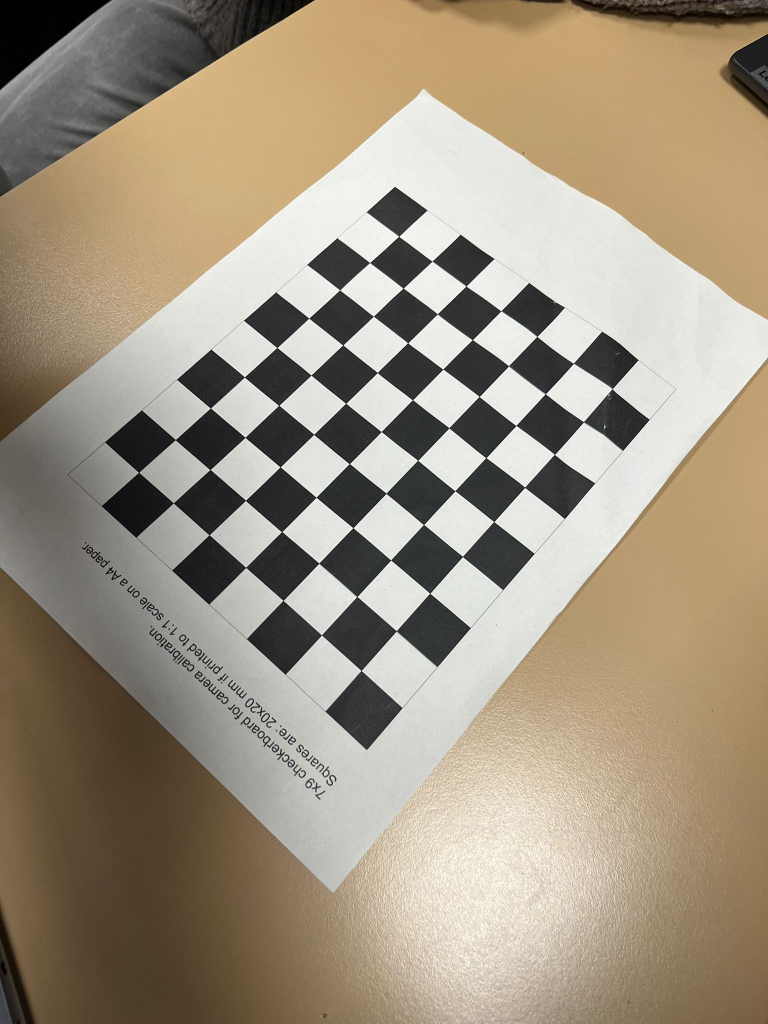
#> input picture data/calibration/1.jpeg, 1536 x 2048 px (shown at 1/2 size)
$ python -i preprocess.py   (imports and definitions only)
#> lines starting #> are read from the running program, lines starting #| are printed output that depends on the picture; after the words box and inside, x2 and y2 are one past the last pixel; in counts of white or black regions, pixels touching at a corner belong together
import os
import cv2
import numpy as np
import argparse

TEMPLATE_SIZE = 200

def load_gray(path: str):
#> called with path = '../../data/calibration/1.jpeg'
    img = cv2.imread(path, cv2.IMREAD_GRAYSCALE)
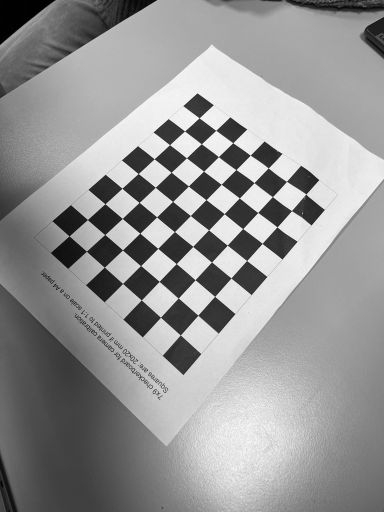
#> img: shape (2048, 1536) (shown at 1/4 size); min 0, max 255, mean 149.5
    if img is None:
        return None
    return img

def binarize_letter(gray: np.ndarray) -> np.ndarray:

    g = cv2.GaussianBlur(gray, (5, 5), 0)


    _, th = cv2.threshold(g, 0, 255, cv2.THRESH_BINARY_INV + cv2.THRESH_OTSU)
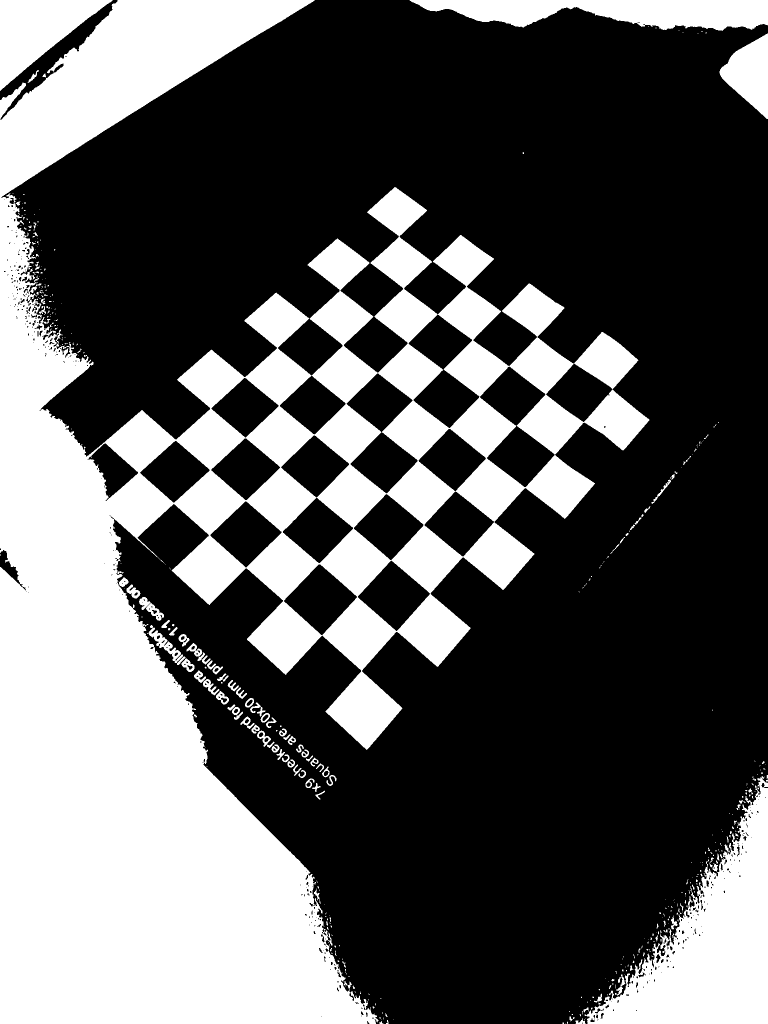
#> th: shape (2048, 1536) (shown at 1/2 size); 35.8% white; 448 white regions (336 under 20 px), largest, box (x1, y1, x2, y2) and area: (0, 0, 1299, 2048) 975165, (1169, 1552, 1536, 2048) 77969, (819, 0, 1536, 62) 28804


    th = cv2.morphologyEx(th, cv2.MORPH_CLOSE, np.ones((3,3), np.uint8), iterations=2)
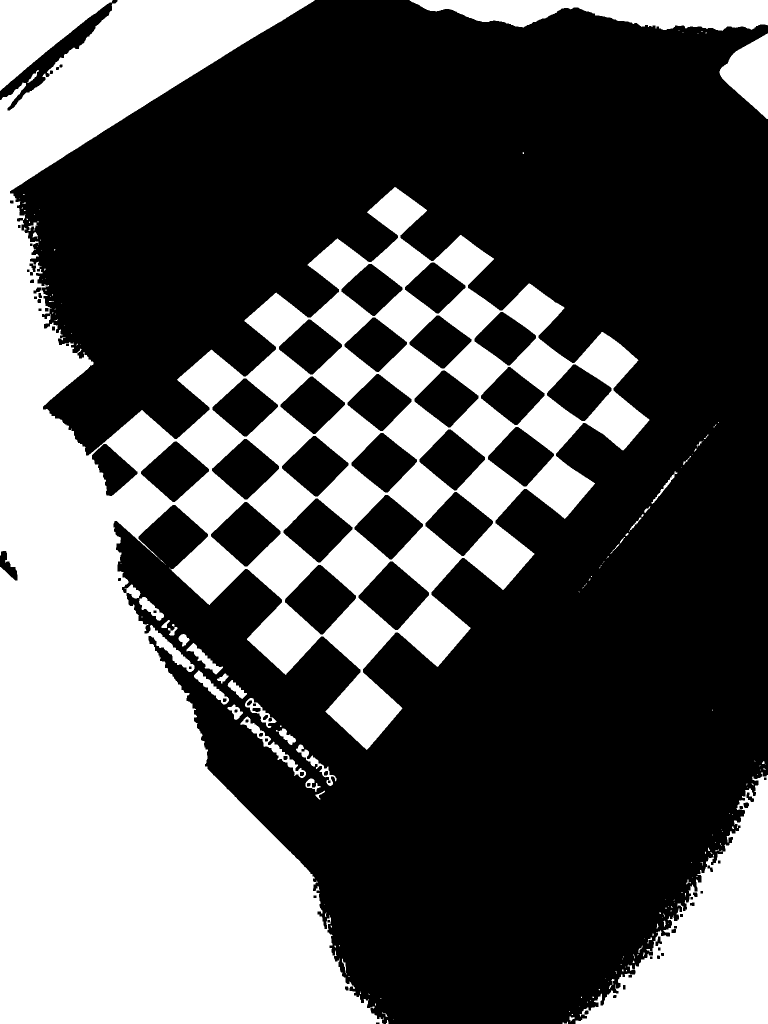
#> th: shape (2048, 1536) (shown at 1/2 size); 36.3% white; 182 white regions (136 under 20 px), largest, box (x1, y1, x2, y2) and area: (0, 0, 1299, 2048) 987010, (1151, 1544, 1536, 2048) 84756, (819, 0, 1536, 62) 28882
    th = cv2.morphologyEx(th, cv2.MORPH_OPEN,  np.ones((3,3), np.uint8), iterations=1)
#> th: shape (2048, 1536); 36.2% white; 67 white regions (28 under 20 px)
    return th

def crop_to_main_component(bin_img: np.ndarray) -> np.ndarray:

    cnts, _ = cv2.findContours(bin_img, cv2.RETR_EXTERNAL, cv2.CHAIN_APPROX_SIMPLE)
#> cnts = 67 contours, 35 with area under 20; largest, box (x1, y1, x2, y2) and area: (0, 0, 1298, 2048) 1181084, (1151, 1550, 1536, 2048) 83657, (820, 0, 1536, 61) 28102, (0, 0, 225, 181) 19682, (1439, 67, 1536, 238) 9388
    if not cnts:
        return bin_img
    c = max(cnts, key=cv2.contourArea)
#> c = contour of 3190 points, box (x1, y1, x2, y2) (0, 0, 1298, 2048), area 1181084
    x, y, w, h = cv2.boundingRect(c)
#> x = 0; y = 0; w = 1298; h = 2048

    # padding alrededor
    pad = 8
    x1 = max(0, x - pad)
#> x1 = 0
    y1 = max(0, y - pad)
#> y1 = 0
    x2 = min(bin_img.shape[1], x + w + pad)
#> x2 = 1306
    y2 = min(bin_img.shape[0], y + h + pad)
#> y2 = 2048
    return bin_img[y1:y2, x1:x2]
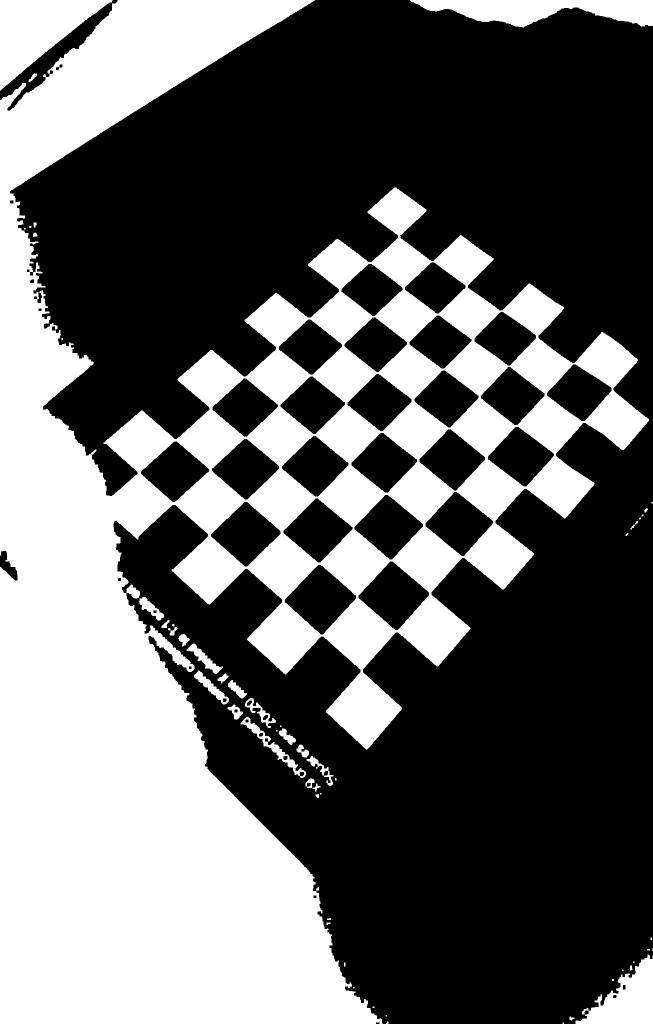
#> returned value: shape (2048, 1306) (shown at 1/2 size); 39% white; 55 white regions (21 under 20 px), largest, box (x1, y1, x2, y2) and area: (0, 0, 1298, 2048) 986194, (0, 0, 225, 181) 19999, (820, 0, 1306, 55) 16232

def resize_with_padding(bin_img: np.ndarray, out_size: int = TEMPLATE_SIZE, fill=0) -> np.ndarray:
#> called with out_size = 200, fill = 0
    h, w = bin_img.shape[:2]
    if h == 0 or w == 0:
        return np.zeros((out_size, out_size), dtype=np.uint8)


    scale = (out_size * 0.85) / max(h, w)
    nh, nw = int(h * scale), int(w * scale)
    nh, nw = max(10, nh), max(10, nw)

    resized = cv2.resize(bin_img, (nw, nh), interpolation=cv2.INTER_NEAREST)
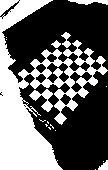
#> resized: shape (170, 108); 39.6% white; 17 white regions (11 under 20 px), largest, box (x1, y1, x2, y2) and area: (0, 0, 108, 170) 6687, (29, 89, 53, 112) 227, (68, 0, 108, 5) 129, (61, 32, 71, 48) 82, (98, 160, 108, 170) 61, (51, 40, 61, 48) 43

    out = np.full((out_size, out_size), fill, dtype=np.uint8)
    y0 = (out_size - nh) // 2
    x0 = (out_size - nw) // 2
    out[y0:y0+nh, x0:x0+nw] = resized
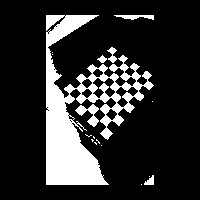
#> out: shape (200, 200); 18.2% white; 17 white regions (11 under 20 px), largest, box (x1, y1, x2, y2) and area: (46, 15, 154, 185) 6687, (75, 104, 99, 127) 227, (114, 15, 154, 20) 129, (107, 47, 117, 63) 82, (144, 175, 154, 185) 61, (97, 55, 107, 63) 43
    return out

def make_template_from_file(src_path: str) -> np.ndarray:
    gray = load_gray(src_path)
    if gray is None:
        raise FileNotFoundError(f"No pude leer: {src_path}")

    th = binarize_letter(gray)
    crop = crop_to_main_component(th)
    tmpl = resize_with_padding(crop, TEMPLATE_SIZE, fill=0)


    tmpl = (tmpl > 127).astype(np.uint8) * 255
    return tmpl

# [32 lines left out: functions find_source_for_label, main, not called in this run]


    # cv2.imshow("tmpl", tmpl); cv2.waitKey(0); cv2.destroyAllWindows()

# [2 lines not run here, left out]

>>> result = make_template_from_file('../../data/calibration/1.jpeg')

$ run again, on data/calibration/11.jpeg
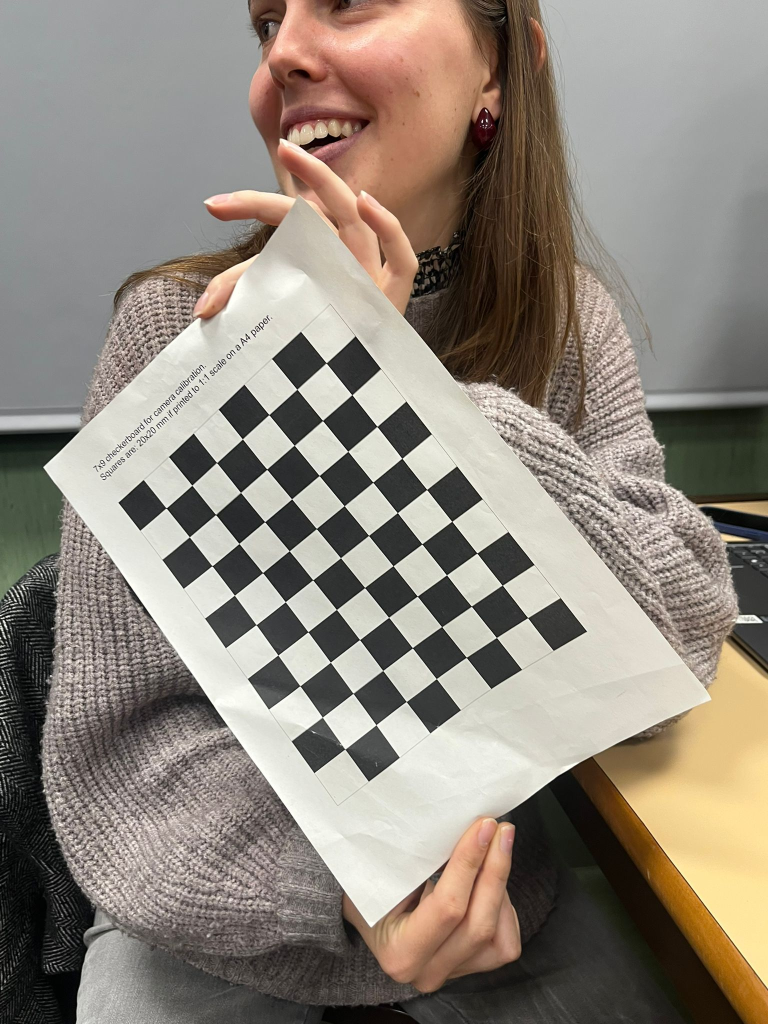
#> input picture data/calibration/11.jpeg, 1536 x 2048 px (shown at 1/2 size)
#> in binarize_letter, `th = cv2.morphologyEx(th, cv2.MORPH_OPEN,  np.ones((3,3), np.uint8), i..`:
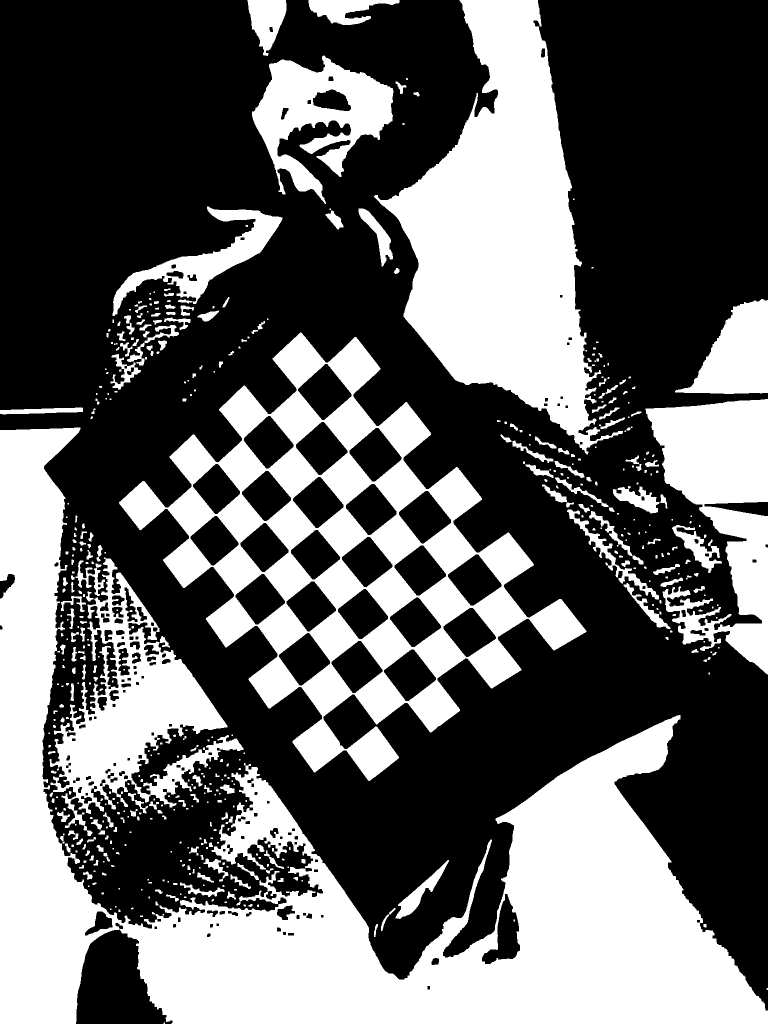
#> th: shape (2048, 1536) (shown at 1/2 size); 38.7% white; 544 white regions (232 under 20 px)
#> cnts = 539 contours, 313 with area under 20; largest, box (x1, y1, x2, y2) and area: (0, 855, 1536, 2048) 511414, (238, 665, 1173, 1562) 355910, (748, 0, 1246, 909) 204455, (99, 1115, 487, 1656) 73147, (1291, 798, 1536, 1349) 69232
#> c = contour of 3247 points, box (x1, y1, x2, y2) (0, 855, 1536, 2048), area 511414
#> in crop_to_main_component, `x, y, w, h = cv2.boundingRect(c)`: x = 0; y = 855; w = 1536; h = 1193
#> x1 = 0
#> y1 = 847
#> x2 = 1536
#> y2 = 2048
#> resized: shape (132, 170); 47.7% white; 104 white regions (88 under 20 px), largest, box (x1, y1, x2, y2) and area: (0, 1, 170, 132) 6209, (37, 0, 119, 68) 1950, (11, 27, 54, 92) 887
#> in resize_with_padding, `out[y0:y0+nh, x0:x0+nw] = resized`:
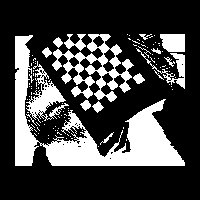
#> out: shape (200, 200); 26.8% white; 104 white regions (88 under 20 px), largest, box (x1, y1, x2, y2) and area: (15, 35, 185, 166) 6209, (52, 34, 134, 102) 1950, (26, 61, 69, 126) 887

$ run again, on data/calibration/12.jpeg
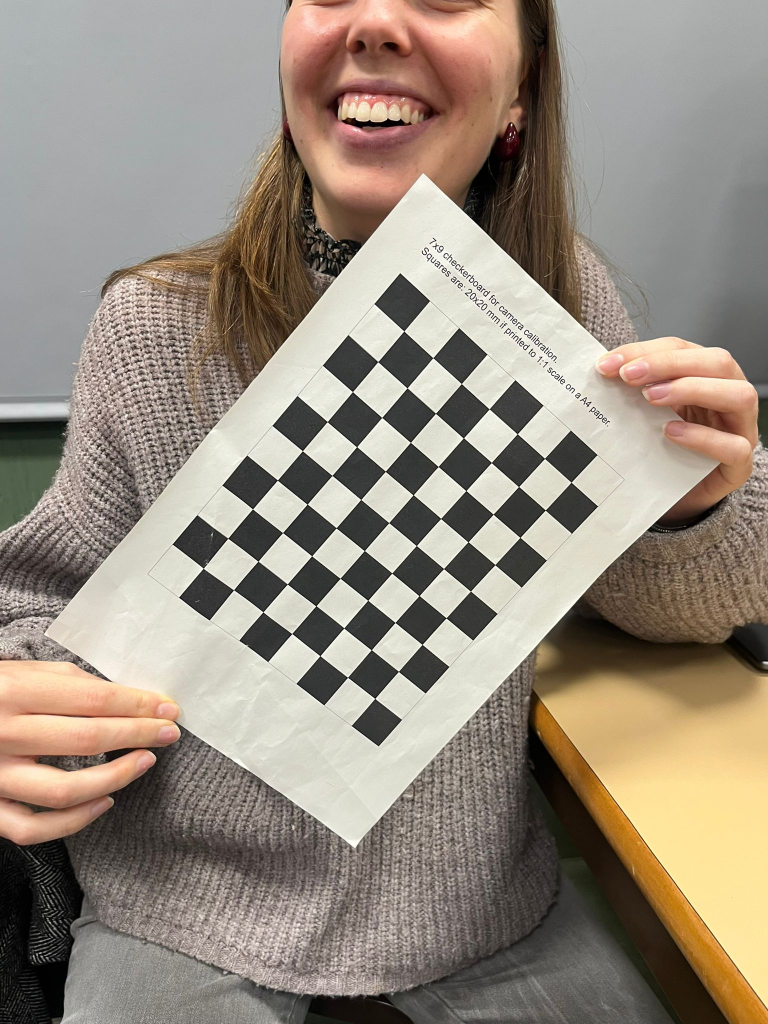
#> input picture data/calibration/12.jpeg, 1536 x 2048 px (shown at 1/2 size)
#> in binarize_letter, `th = cv2.morphologyEx(th, cv2.MORPH_OPEN,  np.ones((3,3), np.uint8), i..`:
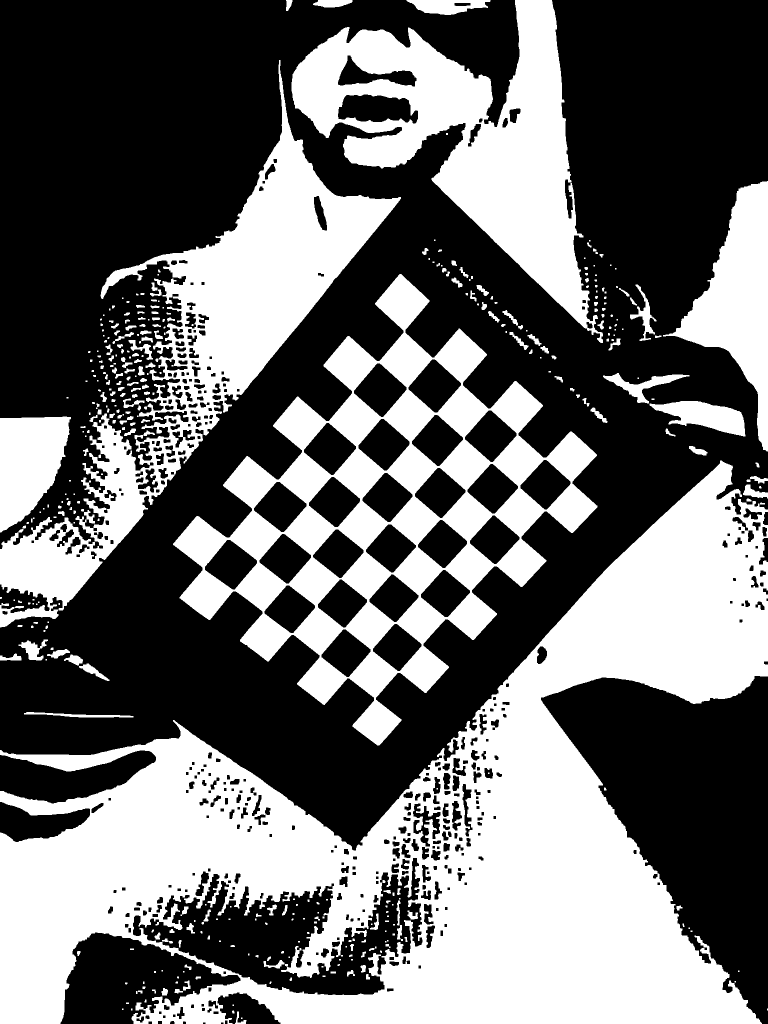
#> th: shape (2048, 1536) (shown at 1/2 size); 42.4% white; 416 white regions (160 under 20 px)
#> cnts = 321 contours, 158 with area under 20; largest, box (x1, y1, x2, y2) and area: (0, 921, 1536, 2048) 773444, (346, 548, 1195, 1491) 351486, (0, 120, 802, 1255) 183080, (583, 0, 1206, 686) 161666, (1326, 362, 1536, 903) 42898
#> c = contour of 2653 points, box (x1, y1, x2, y2) (0, 921, 1536, 2048), area 773444
#> in crop_to_main_component, `x, y, w, h = cv2.boundingRect(c)`: x = 0; y = 921; w = 1536; h = 1127
#> x1 = 0
#> y1 = 913
#> x2 = 1536
#> y2 = 2048
#> resized: shape (125, 170); 51.9% white; 119 black regions (98 under 20 px), largest, box (x1, y1, x2, y2) and area: (0, 0, 170, 88) 5291, (121, 49, 170, 125) 1973, (14, 85, 97, 125) 1321
#> in resize_with_padding, `out[y0:y0+nh, x0:x0+nw] = resized`:
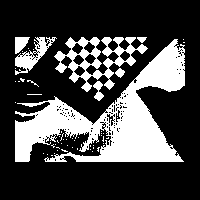
#> out: shape (200, 200); 27.6% white; 55 white regions (48 under 20 px), largest, box (x1, y1, x2, y2) and area: (15, 39, 185, 162) 8219, (54, 37, 148, 92) 1744, (15, 37, 57, 75) 537
